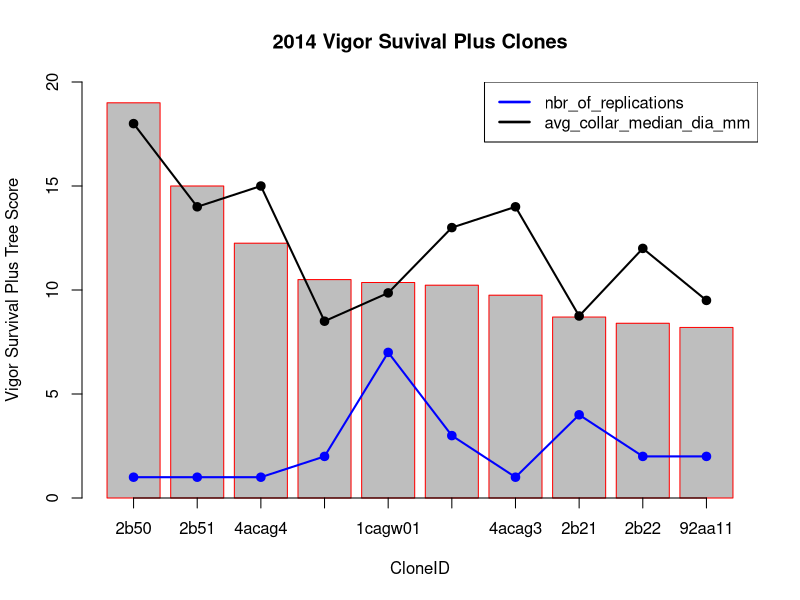

Here is the R script that generated this plot:
#!/usr/bin/Rscript
print("Usage: ./scriptName.r")
print("R batch mode file for Linux. A conventional Bar chart with straight X axis labels") 
print("See ../docs/README-RScripts.md for usage license details")

d1 <- read.csv(file="../input/top10_vw_nursery_cuttings_2014.csv",head=T,sep=",")
# Without an image size, note the X axis labels
#png(filename="top10_vw_nursery_cuttings_2014.png")

# Now provide an image size which will ensure the x labels display
png(filename="../output/top10_vw_nursery_cuttings_2014.png", height=768, width=1024, bg="white")

mp <- barplot(d1$VS_and_PlusTrees, ylim=c(0,20), main="2014 Vigor Suvival Plus Clones", xlab="CloneID", ylab="Vigor Survival Plus Tree Score", border='red')
axis(1,at=mp,labels=d1$Clone_ID)

lines(mp,d1$nbr_of_replications,type="o",pch=19,lwd=2,col="blue")
lines(mp,d1$avg_collar_median_dia_mm,type="o",pch=19,lwd=2,col="black")

legend("topright", c("nbr_of_replications", "avg_collar_median_dia_mm"), lty=c(1,1), lwd=c(2.5,2.5), col=c("blue","black"))


dev.off() 

